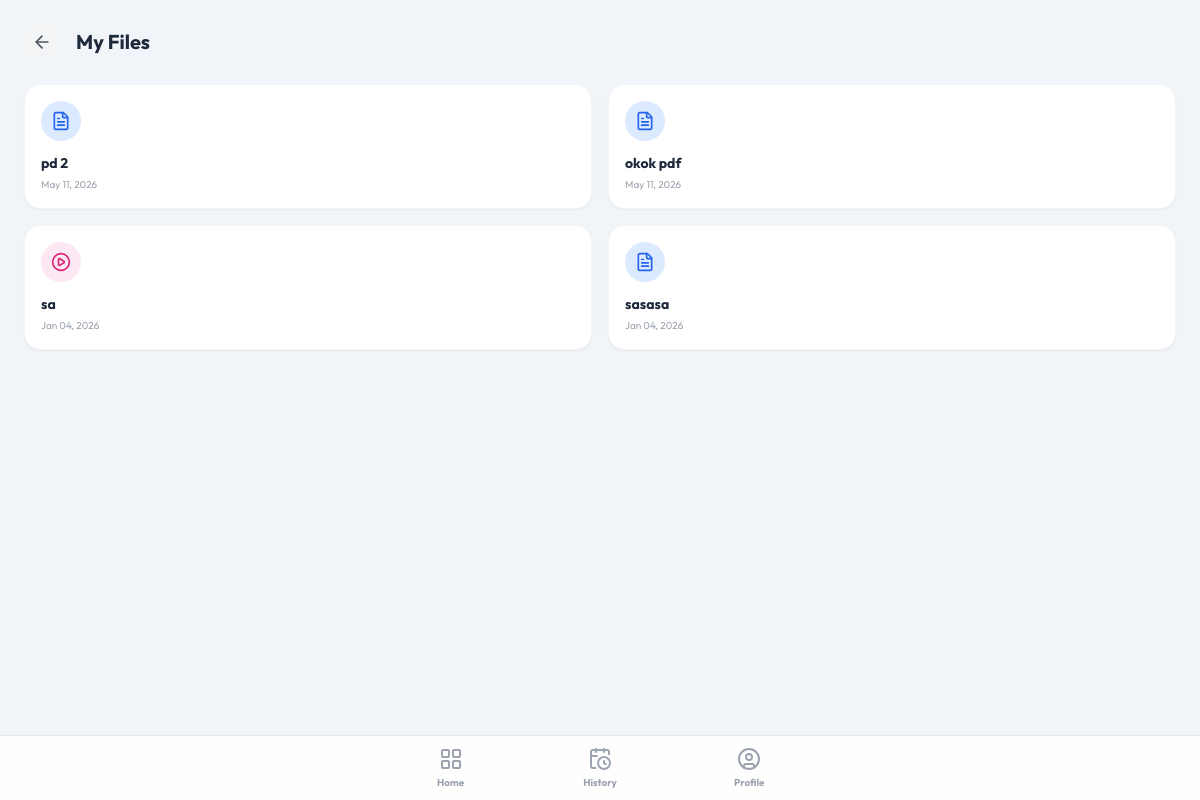
The app's page /files/view/ (signed in) with its own data.
### patient_files/models.py (models this page shows, shortened)
class PatientFile(models.Model):
    FILE_TYPES = [
        ('image', 'Image'),
        ('video', 'Video'),
        ('document', 'Document'),
    ]
    patient = models.ForeignKey(Patient, on_delete=models.CASCADE, related_name='files')
    appointment = models.ForeignKey(Appointment, on_delete=models.SET_NULL, null=True, blank=True, related_name='files')
    title = models.CharField(max_length=255) # Custom name
    file_url = models.URLField(max_length=500)
    public_id = models.CharField(max_length=255)
    file_type = models.CharField(max_length=20, choices=FILE_TYPES)
    temp_slot_id = models.IntegerField(null=True, blank=True, help_text="Used to link files during booking before appointment creation")
    uploaded_at = models.DateTimeField(auto_now_add=True)
    class Meta:
        ordering = ['-uploaded_at']

### patient_files/views.py (the view)
# urls.py: path('view/', views.list_files, name='my_files'),
@login_required
def list_files(request, patient_id=None):
    if patient_id and request.user.is_staff:
        target_patient = get_object_or_404(Patient, id=patient_id)
    else:
        target_patient = getattr(request.user, 'patient', None)
        if not target_patient:
            return redirect('appointments:home')
    files = PatientFile.objects.filter(patient=target_patient).order_by('-uploaded_at')
    context = {'files': files, 'target_patient': target_patient, 'is_admin': request.user.is_staff}
    return render(request, 'patient_files/file_list.html', context)

### templates/patient_files/file_list.html (shortened to what this page needs)
{% extends 'appointments/base_mobile.html' %}
{% block content %}
<div class="p-6">
    <div class="flex items-center gap-4 mb-6">
        <button onclick="history.back()" class="bg-gray-100 p-2 rounded-lg hover:bg-gray-200 transition-colors">
            <i data-lucide="arrow-left" class="w-5 h-5 text-gray-600"></i>
        </button>
        <h1 class="text-xl font-heading font-bold text-secondary">
            {% if is_admin %}Patient Files{% else %}My Files{% endif %}
        </h1>
    </div>
    {% if not files %}
    <div class="text-center py-12">
        <div class="w-16 h-16 bg-gray-100 rounded-full flex items-center justify-center mx-auto mb-4">
            <i data-lucide="folder-open" class="w-8 h-8 text-gray-400"></i>
        </div>
        <p class="text-gray-500 font-bold">No files uploaded yet.</p>
    </div>
    {% else %}
    <div class="grid grid-cols-2 gap-4">
        {% for file in files %}
        <div onclick="showFile('{{ file.title }}', '{{ file.file_url }}', '{{ file.file_type }}')" class="bg-white p-4 rounded-2xl border border-gray-100 shadow-sm hover:border-primary transition-all cursor-pointer">
            <div class="w-10 h-10 rounded-full flex items-center justify-center mb-3
                {% if file.file_type == 'image' %}bg-purple-100 text-purple-600{% elif file.file_type == 'video' %}bg-pink-100 text-pink-600{% else %}bg-blue-100 text-blue-600{% endif %}">
                <i data-lucide="{% if file.file_type == 'image' %}image{% elif file.file_type == 'video' %}play-circle{% else %}file-text{% endif %}" class="w-5 h-5"></i>
            </div>
            <h3 class="font-bold text-sm text-secondary truncate">{{ file.title }}</h3>
            <p class="text-[10px] text-gray-400 mt-1">{{ file.uploaded_at|date:"M d, Y" }}</p>
        </div>
        {% endfor %}
    </div>
    {% endif %}
</div>
{% endblock %}

### templates/appointments/base_mobile.html (style rules this page uses)
body { -webkit-tap-highlight-color: transparent; }

### records on screen
PatientFile: title "pd 2", uploaded_at "May 11, 2026"
PatientFile: title "okok pdf", uploaded_at "May 11, 2026"
PatientFile: title "sa", uploaded_at "Jan 04, 2026"
PatientFile: title "sasasa", uploaded_at "Jan 04, 2026"
